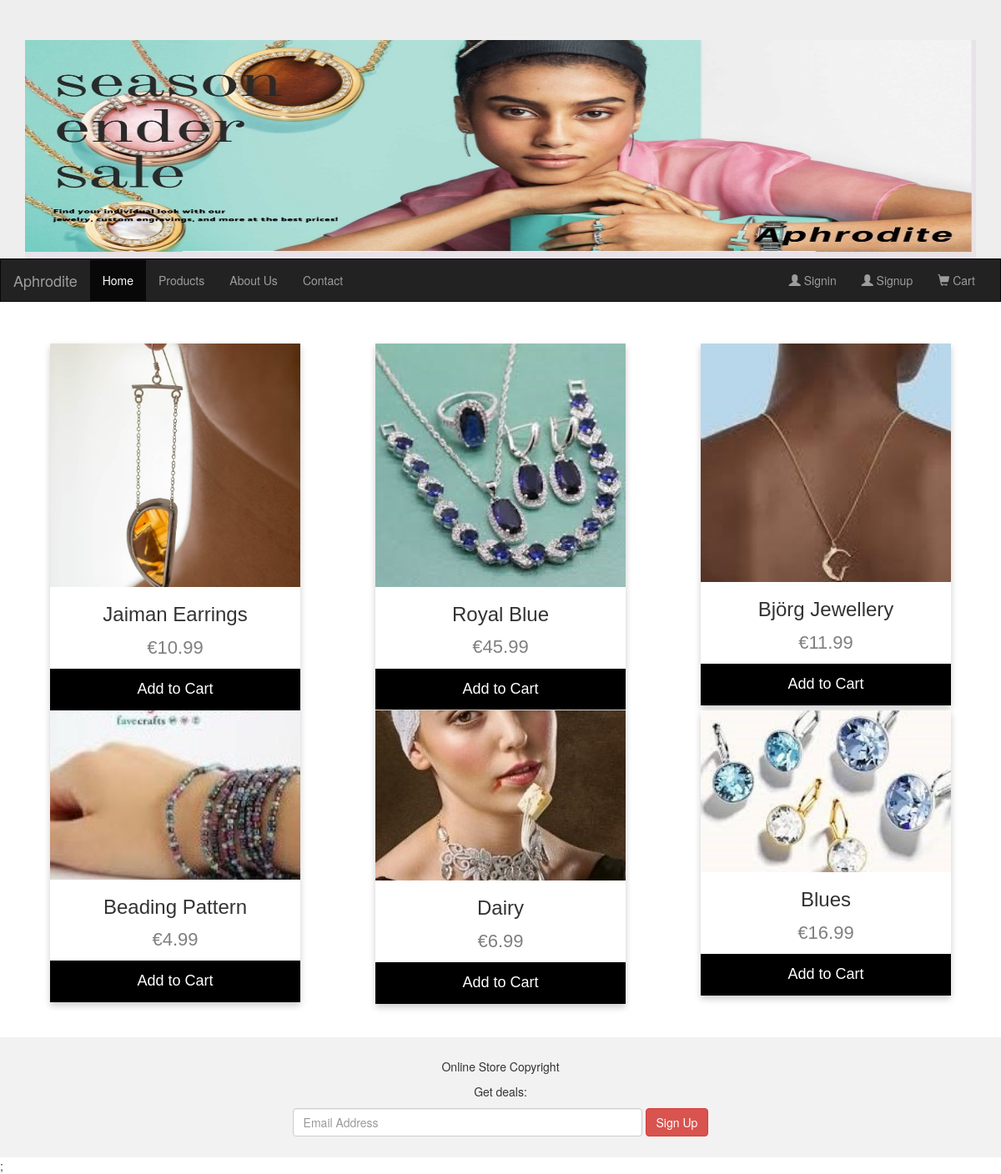
The page / on the database its author committed.
### tables this page shows
CREATE TABLE `products` (
  `id` int(11) NOT NULL,
  `name` varchar(200) NOT NULL,
  `desc` text NOT NULL,
  `price` decimal(7,2) NOT NULL,
  `rrp` decimal(7,2) NOT NULL DEFAULT 0.00,
  `quantity` int(11) NOT NULL,
  `img` text NOT NULL,
  `date_added` datetime NOT NULL DEFAULT current_timestamp()
);

### index.php (the view, shortened to what this page needs)
<?php include 'aphroditehead.php';
$sql = "SELECT * FROM products LIMIT 6;";
$result = $conn->query($sql);
$data = "";
if($result->num_rows > 0) {
    $rows = $result->fetch_all(MYSQLI_ASSOC);
    $count = 0;
    $data = "<div class='row'>";
    foreach ($rows as $row)
    {
        $id = $row['id'];
        $name = $row['name'];
        $img = "images/".$row['img'];
        $price = $row['price'];
        if ($count === 3){
            $data .= "</div><div class='row'>";
            $count = 0;
        }
        $data .= "<div class='col-sm-4'>
                    <div class='card'>
                        <img src='$img' alt='' style='width:100%'>
                        <h3>$name</h3>
                        <p class='price'>€$price</p>
                        <form method='post' action='aphroditeProduct.php'>
                            <input type='hidden' name='id' value='$id'/>
                            <button type='submit'>Add to Cart</button>
                        </form>
                    </div>
                </div>";
        $count = $count + 1;
    }
    $data .="</div>";
}
echo $data;
 include 'aphroditefooter.php' ?>;

### Aphroditehead.php (shortened to what this page needs)
<?php
$user = (isset($_SESSION["user"])) ? true : false;
$cart = "";
?>
<!DOCTYPE html>
<html lang="en">
<head>
    <link rel="stylesheet" href="https://maxcdn.bootstrapcdn.com/bootstrap/3.4.1/css/bootstrap.min.css">
    <link rel="stylesheet" type="text/css" href="Aphrodite.css">
</head>
<body>
<div class="jumbotron">
    <div class="container text-center">
        <img src="images/aphroditeHppix.jpeg" class="img-fluid" alt="Responsive image" width="100%" height="300px">
    </div>
</div>
<nav class="navbar navbar-inverse fixed-top">
    <div class="container-fluid">
        <div class="navbar-header">
            <a class="navbar-brand" href="index.php">Aphrodite</a>
        </div>
        <div class="collapse navbar-collapse" id="myNavbar">
            <ul class="nav navbar-nav">
                <li class="active"><a href="index.php">Home</a></li>
                <li><a href="aphroditeProduct.php">Products</a></li>
                <li><a href="aphroditeAboutUs.php">About Us</a></li>
                <li><a href="contact.php">Contact</a></li>
            </ul>
            <ul class="nav navbar-nav navbar-right">
                    <?php if ($user) { ?>
                <li><a href="signout.php"><span class="glyphicon glyphicon-user"></span> Signout</a></li>
                    <?php } else { ?>
                <li><a href="loginAphrodite.php"><span class="glyphicon glyphicon-user"></span> Signin</a</li>
                <li><a href="signUpAphrodite.php"><span class="glyphicon glyphicon-user"></span> Signup</a</li>
                <?php
                    } ?>
                <li><a href="cart.php"><span class="glyphicon glyphicon-shopping-cart"></span> Cart <?php echo $cart;?></a></li>
            </ul>
        </div>
    </div>
</nav>
<div class="container">

### Aphroditefooter.php
</div><br><br>
<footer class="container-fluid text-center">
  <p>Online Store Copyright</p>
  <form class="form-inline">
      <p>Get deals:</p>
    <input type="email" class="form-control" size="50" placeholder="Email Address">
    <button type="button" class="btn btn-danger">Sign Up</button>
  </form>
</footer>
</body>
</html>

### Aphrodite.css (style rules this page uses)
.navbar { margin-bottom: 50px; border-radius: 0; }
.jumbotron { margin-bottom: 0; height: 310px; }
footer { background-color: #f2f2f2 ! important; padding: 25px; }
.card { box-shadow: 0 4px 8px 0 rgba(0, 0, 0, 0.2); max-width: 300px; margin: auto; text-align: center; font-family: arial; }
.price { color: grey; font-size: 22px; }
.card button { border: none; outline: 0; padding: 12px; color: white; background-color: #000; text-align: center; cursor: pointer; width: 100%; font-size: 18px; }

### rows shown on the page
products: img (picture), name "Jaiman Earrings", price "10.99"
products: img (picture), name "Royal Blue", price "45.99"
products: img (picture), name "Björg Jewellery", price "11.99"
products: img (picture), name "Beading Pattern", price "4.99"
products: img (picture), name "Dairy", price "6.99"
products: img (picture), name "Blues", price "16.99"
